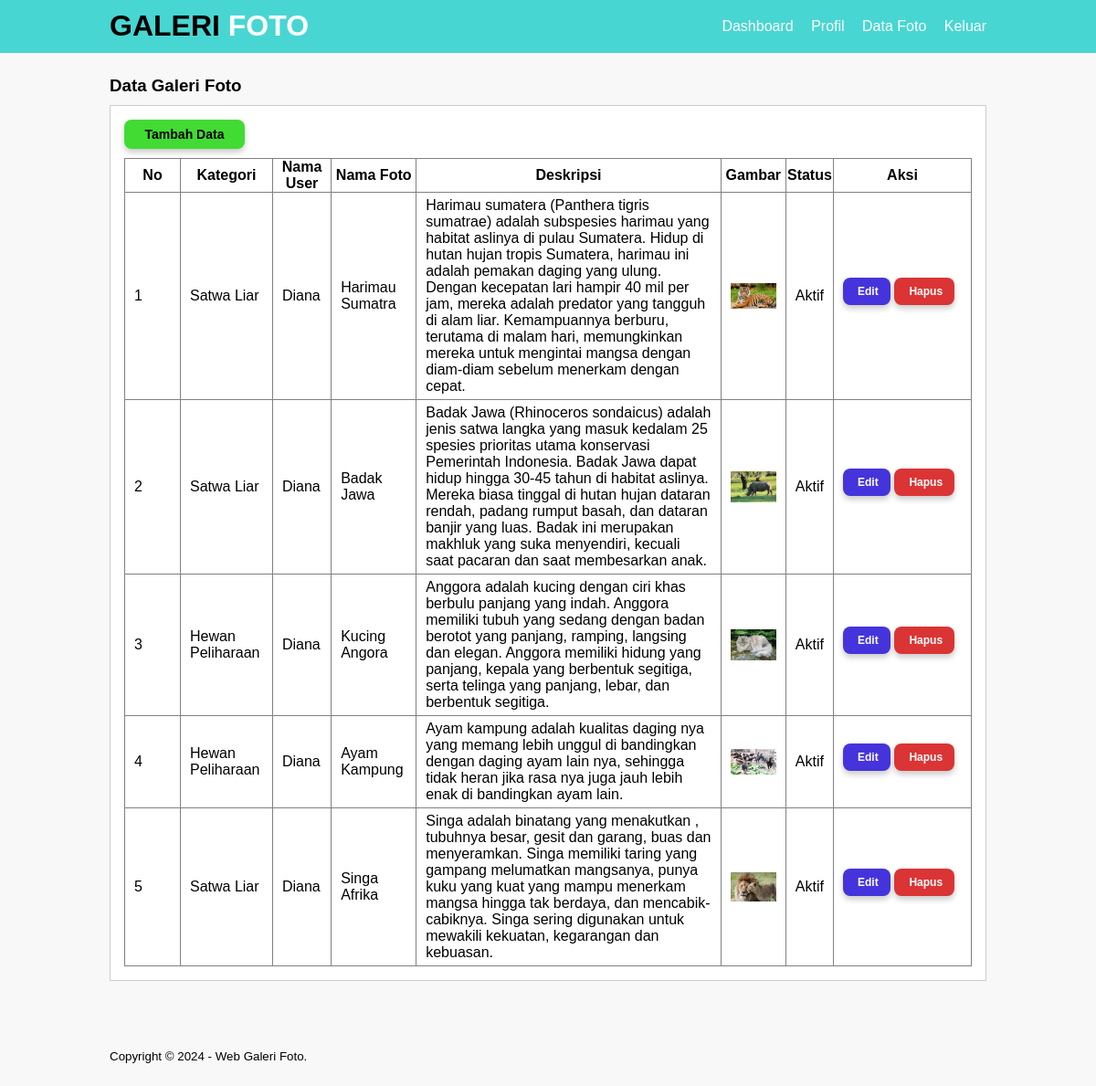
The page /data-image.php (signed in) on the database its author committed.
### tables this page shows
CREATE TABLE `tb_image` (
  `image_id` int(11) NOT NULL,
  `category_id` int(11) NOT NULL,
  `category_name` varchar(100) NOT NULL,
  `admin_id` int(11) NOT NULL,
  `admin_name` varchar(100) NOT NULL,
  `image_name` varchar(100) NOT NULL,
  `image_description` text NOT NULL,
  `image` varchar(100) NOT NULL,
  `image_status` tinyint(1) NOT NULL,
  `date_created` timestamp NOT NULL DEFAULT current_timestamp() ON UPDATE current_timestamp()
);

### data-image.php (the view, shortened to what this page needs)
<?php
	include 'db.php';
?>
<!DOCTYPE html PUBLIC "-//W3C//DTD XHTML 1.0 Transitional//EN" "http://www.w3.org/TR/xhtml1/DTD/xhtml1-transitional.dtd">
<html xmlns="http://www.w3.org/1999/xhtml">
<head>
<link rel="stylesheet" type="text/css" href="css/style.css">
</head>
<body>
    <header>
        <div class="container">
        <h1><a href="dashboard.php"><span style="color:black;">GALERI </span>FOTO</a></h1>
        <ul>
           <li><a href="dashboard.php">Dashboard</a></li>
           <li><a href="profil.php">Profil</a></li>
           <li><a href="data-image.php">Data Foto</a></li>
           <li><a href="Keluar.php">Keluar</a></li>
        </ul>
        </div>
    </header>
    <div class="section">
        <div class="container">
            <h3>Data Galeri Foto</h3>
            <div class="box">
                <p><a href="tambah-image.php" class="button-add">Tambah Data</a></p>
                <table border="1" cellspacing="0" class="table">
                    <thead>
                        <tr>
                           <th width="60px">No</th>
                           <th>Kategori</th>
                           <th>Nama User</th>
                           <th>Nama Foto</th>
                           <th>Deskripsi</th>
                           <th>Gambar</th>
                           <th>Status</th>
                           <th width="150px">Aksi</th>
                        </tr>
                    </thead>
                    <tbody>
                        <?php
						    $no = 1;
							$user = $_SESSION['a_global']->admin_id;
                            $foto = mysqli_query($conn, "SELECT * FROM tb_image WHERE admin_id = '$user' ");
							if(mysqli_num_rows($foto) >0 ){
							while($row = mysqli_fetch_array($foto)){
						?>
                        <tr>
                           <td><?php echo $no++ ?></td>
                           <td><?php echo $row['category_name'] ?></td>
                           <td><?php echo $row['admin_name'] ?></td>
                           <td><?php echo $row['image_name'] ?></td>
                           <td><?php echo $row['image_description']?></td>
                           <td><a href="foto/<?php echo $row['image']?>" target="_blank"><img src="foto/<?php echo $row['image']?>" width="50px"></a></td>
                           <td><?php echo ($row['image_status'] == 0)? 'Tidak Aktif':'Aktif'; ?></td>
                           <td>
                              <a href="edit-image.php?id=<?php echo $row['image_id']  ?>" class="button-edit">Edit</a>
                              <a href="proses-hapus.php?idp=<?php echo $row['image_id'] ?>" class="button-del" onclick="return confirm('Yakin Ingin Hapus ?')">Hapus</a>
                           </td>
                        </tr>
                        <?php }}else{ ?>
                             <tr>
                                <td colspan="8">Tidak ada data</td>
                             </tr>
                        <?php } ?>
                    </tbody>
                </table>
            </div>
        </div>
    </div>
     <footer>
        <div class="container">
            <small>Copyright &copy; 2024 - Web Galeri Foto.</small>
        </div>
    </footer>
</body>
</html>

### css/style.css (style rules this page uses)
* { padding:0; margin:0; font-family:'Quicksand', sans-serif; }
body { background-color:#f8f8f8; }
a { color: inherit; text-decoration:none; }
header { background-color: #48d6d2; color: #fff; }
header h1 { float:left; padding:10px 0; }
header ul { float:right; }
header ul li { display:inline-block; }
header ul li a { padding:20px 0 20px 15px; display: inline-block; }
footer { padding:25px 0; }
.container { width: 80%; margin: 0 auto; }
.container:after { content:''; display: block; clear:both; }
.section { padding:25px 0; }
.box { background-color: #fff; border:1px solid #ccc; padding:15px; box-sizing: border-box; margin:10px 0 25px 0; }
.box:after { content: ''; display: block; clear: both; }
.table { width: 100%; border-collapse: collapse; }
.table tr { height: 30px; }
.table tr td { padding:5px 10px; }
.button-add { display: inline-block; padding: 8px 16px; margin-bottom: 10px; width: 100px; text-align: center; text-decoration: none; color: black; background-color: #42db34; border-radius: 8px; box-shadow: 0 4px 6px rgba(0, 0, 0, 0.2); transition: all 0.3s ease; font-weight: bold; font-size: 14px; }
.button-edit { display: inline-block; padding: 8px 16px; margin-bottom: 10px; width: 20px; text-align: center; text-decoration: none; color: white; background-color: #4534db; border-radius: 8px; box-shadow: 0 4px 6px rgba(0, 0, 0, 0.2); transition: all 0.3s ease; font-weight: bold; font-size: 12px; }
.button-del { display: inline-block; padding: 8px 16px; margin-bottom: 10px; width: 34px; text-align: center; text-decoration: none; color: white; background-color: #db3434; border-radius: 8px; box-shadow: 0 4px 6px rgba(0, 0, 0, 0.2); transition: all 0.3s ease; font-weight: bold; font-size: 12px; }

### rows shown on the page
tb_image: category_name "Satwa Liar", admin_name "Diana", image_name "Harimau Sumatra", image_description "Harimau sumatera (Panthera tigris sumatrae) adalah subspesies harimau yang habitat aslinya di pulau Sumatera. Hidup di hutan hujan tropis Sumatera, harimau ini adalah pemakan daging yang ulung. Dengan kecepatan lari hampir 40 mil per jam, mereka adalah predator yang tangguh di alam liar. Kemampuannya berburu, terutama di malam hari, memungkinkan mereka untuk mengintai mangsa dengan diam-diam sebelum menerkam dengan cepat.", image (picture), image_status "Aktif"
tb_image: category_name "Satwa Liar", admin_name "Diana", image_name "Badak Jawa", image_description "Badak Jawa (Rhinoceros sondaicus) adalah jenis satwa langka yang masuk kedalam 25 spesies prioritas utama konservasi Pemerintah Indonesia. Badak Jawa dapat hidup hingga 30-45 tahun di habitat aslinya. Mereka biasa tinggal di hutan hujan dataran rendah, padang rumput basah, dan dataran banjir yang luas. Badak ini merupakan makhluk yang suka menyendiri, kecuali saat pacaran dan saat membesarkan anak.", image (picture), image_status "Aktif"
tb_image: category_name "Hewan Peliharaan", admin_name "Diana", image_name "Kucing Angora", image_description "Anggora adalah kucing dengan ciri khas berbulu panjang yang indah. Anggora memiliki tubuh yang sedang dengan badan berotot yang panjang, ramping, langsing dan elegan. Anggora memiliki hidung yang panjang, kepala yang berbentuk segitiga, serta telinga yang panjang, lebar, dan berbentuk segitiga.", image (picture), image_status "Aktif"
tb_image: category_name "Hewan Peliharaan", admin_name "Diana", image_name "Ayam Kampung", image_description "Ayam kampung adalah kualitas daging nya yang memang lebih unggul di bandingkan dengan daging ayam lain nya, sehingga tidak heran jika rasa nya juga jauh lebih enak di bandingkan ayam lain.", image (picture), image_status "Aktif"
tb_image: category_name "Satwa Liar", admin_name "Diana", image_name "Singa Afrika", image_description "Singa adalah binatang yang menakutkan , tubuhnya besar, gesit dan garang, buas dan menyeramkan. Singa memiliki taring yang gampang melumatkan mangsanya, punya kuku yang kuat yang mampu menerkam mangsa hingga tak berdaya, dan mencabik- cabiknya. Singa sering digunakan untuk mewakili kekuatan, kegarangan dan kebuasan.", image (picture), image_status "Aktif"
